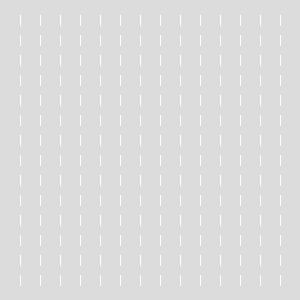
Frame 1 (no input)
Frame 60 (the mouse pressed at the canvas centre just before this capture): identical to frame 1, image omitted
Frame 120 (the mouse held since frame 60 and released just before this capture): identical to frame 1, image omitted

The Processing sketch that drew this single still picture (run headless with seeded random() and noise(); from frame 60 on, the mouse is pressed at the canvas centre):

// Processing sketch: processing_61288
// ── processing_61288.pde

void setup() {
  size(300, 300);
  smooth();
}

void draw() {
  background (220);


  for (int i = 20; i <= 280; i = i + 20) { 
    for (int j = 15; j <= 280 ; j = j + 20) {
      stroke(255);
      line(i, j, i, j+10);
    }
  }
}
